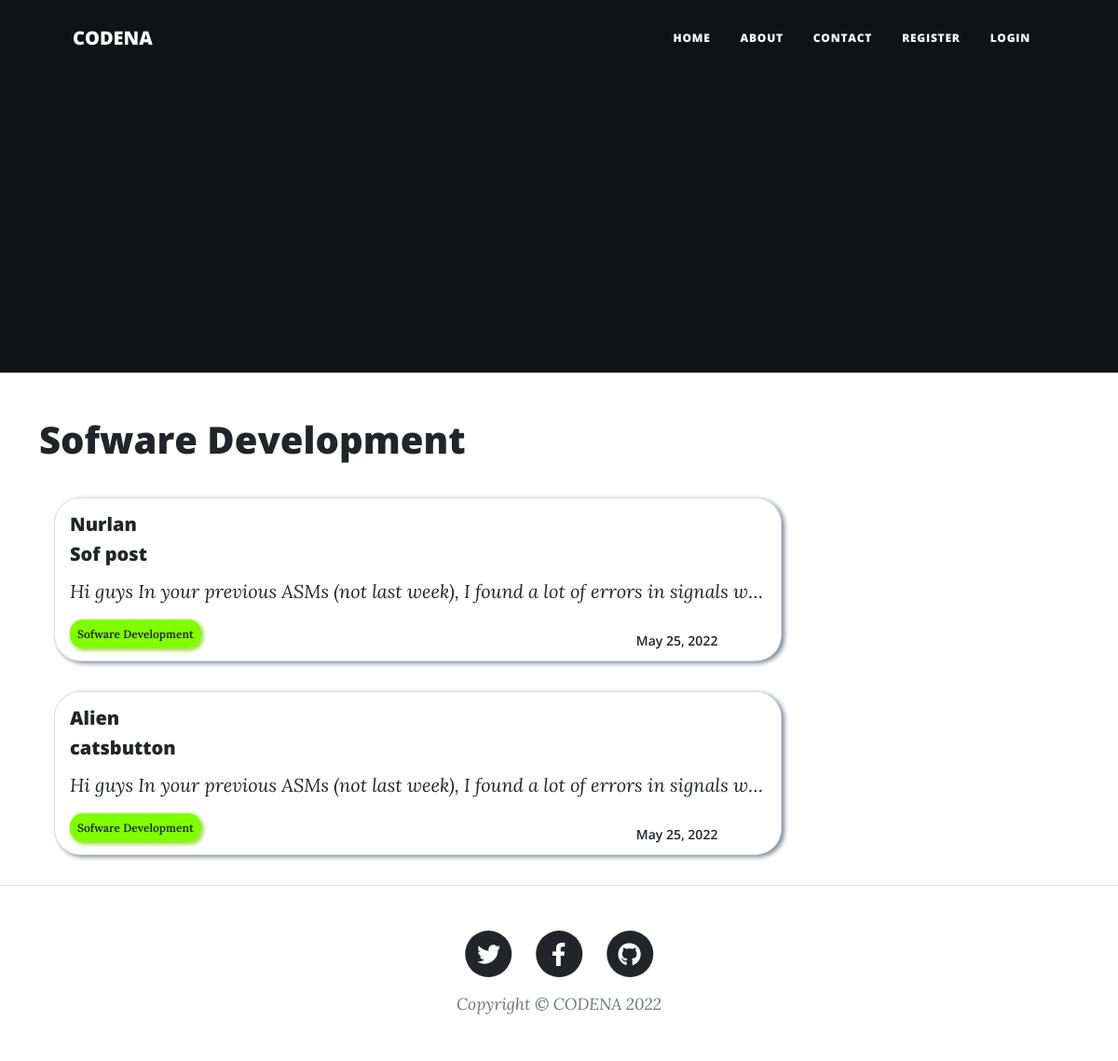
Page /category/Sofware Development on the committed database.
### blog/models.py (models this page shows, shortened)
class Post (models.Model):
    title=models.CharField(max_length=100)
    author=models.ForeignKey(User, on_delete=models.CASCADE)
    body=RichTextField(blank=True, null=True)
    post_date = models.DateField(auto_now_add=True)
    category = models.CharField(max_length=255, default="coding")
    snip=models.CharField(max_length=100, default="Click above to read more...")
    likes = models.ManyToManyField(User, related_name='blog_posts')

### blog/views.py (the view)
# urls.py: path(r'category/<str:cats>', CategoryView, name='category'),
def CategoryView(request, cats):
    category_posts=Post.objects.filter(category=cats.replace('-', ' '))
    return render(request, 'categories.html', {'cats':cats.title().replace('-', ' '), 'category_posts': category_posts })

### templates/categories.html (shortened to what this page needs)
{% extends 'base.html'%}
{% block content %}
<h1>{{cats}}</h1>
<br/>
{% if  category_posts %}
    {% for post in category_posts %}
        <div class="post-entry" id="{{post.pk}}">
            <div class="card">
            <a href='{% url "post_detail" post.pk %}'>
                <div class="card-body">
                    <h5>{{post.author.username}}</h5>
                    <h5 class="card-title">{{post.title}}</h5>
                    <p class="card-text max-lines"><i id='text_{{post.pk}}'>{{ post.body|slice:":100"|safe }}</i></p>
                    <div href="#" class="card-link cats">{{post.category}}</div>
                    <h6 href="#" class="card-link date">{{post.post_date}}</h6>
                </div>
            </a>
            </div>
        </div>
    {% endfor %}
    {% else %}
        <h3> Nothing in there ...</h3>
    {% endif %}
{% endblock content %}

### static/css/index.css (style rules this page uses)
.card { width: 70%; height: 11rem; margin-bottom: 2rem; overflow: hidden !important; text-overflow: ellipsis; color: black; box-shadow: 3px 2px 5px lightslategrey, -4px -4px 5px white; margin-left: 1rem; border-radius: 28px; }
p { margin: 0!important; }
h5.card-title { text-overflow: ellipsis; overflow: hidden; white-space: nowrap; }
.max-lines { display: block; text-overflow: ellipsis; white-space: nowrap; word-wrap: break-word; overflow: hidden; max-height: 4.5em; line-height: 2em; }
.date { position: absolute; bottom: .25rem; font-size: 14px; font-weight: 600; left: 78%; display: inline; }
.cats { position: relative; top: .5rem; font-size: 12px; font-weight: 600; left: 0; display: inline; background-color: chartreuse; padding: 0.5rem; border-radius: 14px; box-shadow: 2px 2px 5px yellowgreen; }

### rows in the picture
Post: author.username "Nurlan", title "Sof post", body "Hi guys In your previous ASMs (not last week), I found a lot of errors in signals w…", category "Sofware Development", post_date "May 25, 2022"
Post: author.username "Alien", title "catsbutton", body "Hi guys In your previous ASMs (not last week), I found a lot of errors in signals w…", category "Sofware Development", post_date "May 25, 2022"

### other values in the picture
{{ cats }} "Sofware Development"
